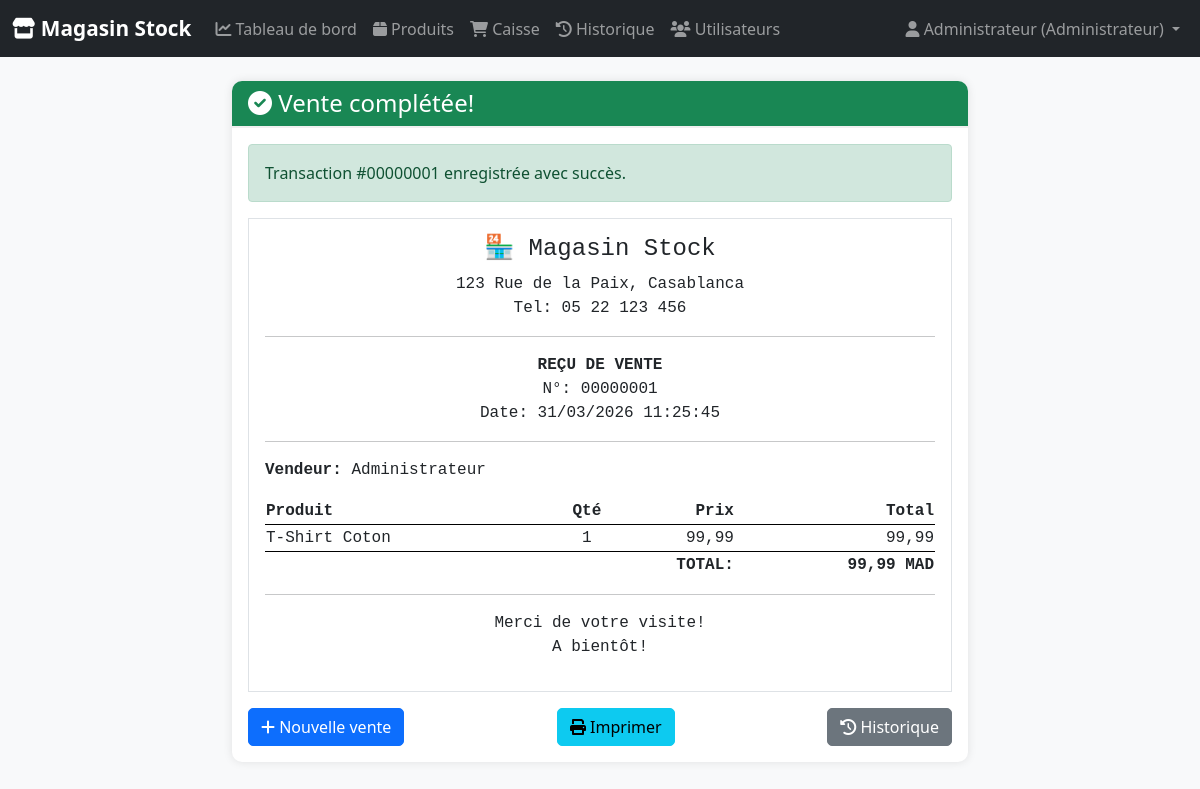
The app's page /index.php?controller=sale&action=receipt&id=1 (signed in) with its own data.
### tables this page shows
CREATE TABLE `sales` (
  `id` int(11) NOT NULL,
  `user_id` int(11) NOT NULL,
  `total_amount` decimal(10,2) NOT NULL,
  `created_at` timestamp NOT NULL DEFAULT current_timestamp()
);

CREATE TABLE `users` (
  `id` int(11) NOT NULL,
  `username` varchar(50) NOT NULL,
  `email` varchar(100) NOT NULL,
  `password` varchar(255) NOT NULL,
  `role` enum('admin','seller','supplier') DEFAULT 'seller',
  `full_name` varchar(100) NOT NULL,
  `supplier_id` int(11) DEFAULT NULL COMMENT 'Linked supplier (role supplier only)',
  `created_at` timestamp NOT NULL DEFAULT current_timestamp()
);

CREATE TABLE `sale_items` (
  `id` int(11) NOT NULL,
  `sale_id` int(11) NOT NULL,
  `product_id` int(11) NOT NULL,
  `quantity` int(11) NOT NULL,
  `unit_price` decimal(10,2) NOT NULL,
  `subtotal` decimal(10,2) NOT NULL
);

CREATE TABLE `products` (
  `id` int(11) NOT NULL,
  `name` varchar(100) NOT NULL,
  `description` text DEFAULT NULL,
  `purchase_price` decimal(10,2) NOT NULL,
  `selling_price` decimal(10,2) NOT NULL,
  `quantity` int(11) NOT NULL DEFAULT 0,
  `alert_threshold` int(11) NOT NULL DEFAULT 5,
  `category_id` int(11) DEFAULT NULL,
  `supplier_id` int(11) DEFAULT NULL,
  `created_at` timestamp NOT NULL DEFAULT current_timestamp(),
  `updated_at` timestamp NOT NULL DEFAULT current_timestamp() ON UPDATE current_timestamp()
);

### controllers/SaleController.php (called while the page is built, shortened)
<?php
require_once "Controller.php";
class SaleController extends Controller {
    public function receipt() {
        $sale_id = $_GET['id'] ?? null;
        $saleModel = new Sale($this->db);
        $sale = $saleModel->getSaleById($sale_id);
        $items = $saleModel->getSaleDetails($sale_id);
        $this->render("sales/receipt", [
            'sale' => $sale,
            'items' => $items
        ]);
    }
}
?>

### models/Sale.php (called while the page is built, shortened)
<?php
class Sale {
    private $conn;
    private $table_name = "sales";
    public function __construct($db) {
        $this->conn = $db;
    }
    public function getSaleById($id) {
        $query = "SELECT s.*, u.username, u.full_name as cashier_name
                  FROM " . $this->table_name . " s
                  LEFT JOIN users u ON s.user_id = u.id
                  WHERE s.id = :id LIMIT 1";
        $stmt = $this->conn->prepare($query);
        $stmt->bindParam(":id", $id);
        $stmt->execute();
        return $stmt->fetch(PDO::FETCH_ASSOC);
    }
    public function getSaleDetails($sale_id) {
        $query = "SELECT si.*, p.name as product_name
                  FROM sale_items si
                  LEFT JOIN products p ON si.product_id = p.id
                  WHERE si.sale_id = :sale_id";
        $stmt = $this->conn->prepare($query);
        $stmt->bindParam(":sale_id", $sale_id);
        $stmt->execute();
        return $stmt->fetchAll(PDO::FETCH_ASSOC);
    }
}
?>

### views/sales/receipt.php (the view, shortened to what this page needs)
<div class="row">
    <div class="col-md-8 mx-auto">
        <div class="card">
            <div class="card-header bg-success text-white">
                <h4 class="mb-0">
                    <i class="fas fa-check-circle"></i> Vente complétée!
                </h4>
            </div>
            <div class="card-body">
                <div class="alert alert-success">
                    Transaction #<?php echo str_pad($sale['id'], 8, '0', STR_PAD_LEFT); ?> enregistrée avec succès.
                </div>
                <div class="receipt-container border p-3 mb-3" id="receipt" style="font-family: monospace;">
                    <div class="text-center">
                        <h4>🏪 Magasin Stock</h4>
                        <p>123 Rue de la Paix, Casablanca<br>Tel: 05 22 123 456</p>
                        <hr>
                        <strong>REÇU DE VENTE</strong><br>
                        N°: <?php echo str_pad($sale['id'], 8, '0', STR_PAD_LEFT); ?><br>
                        Date: <?php echo date('d/m/Y H:i:s', strtotime($sale['created_at'])); ?>
                        <hr>
                    </div>
                    <p><strong>Vendeur:</strong> <?php echo htmlspecialchars($sale['cashier_name']); ?></p>
                    <table style="width: 100%; border-collapse: collapse;">
                        <thead>
                            <tr style="border-bottom: 1px solid #000;">
                                <th style="text-align: left;">Produit</th>
                                <th style="text-align: center;">Qté</th>
                                <th style="text-align: right;">Prix</th>
                                <th style="text-align: right;">Total</th>
                            </tr>
                        </thead>
                        <tbody>
                            <?php foreach ($items as $item): ?>
                            <tr>
                                <td style="text-align: left;"><?php echo htmlspecialchars($item['product_name']); ?></td>
                                <td style="text-align: center;"><?php echo $item['quantity']; ?></td>
                                <td style="text-align: right;"><?php echo number_format($item['unit_price'], 2, ',', ' '); ?></td>
                                <td style="text-align: right;"><?php echo number_format($item['subtotal'], 2, ',', ' '); ?></td>
                            </tr>
                            <?php endforeach; ?>
                        </tbody>
                        <tfoot>
                            <tr style="border-top: 1px solid #000;">
                                <td colspan="3" style="text-align: right;"><strong>TOTAL:</strong></td>
                                <td style="text-align: right;"><strong><?php echo number_format($sale['total_amount'], 2, ',', ' '); ?> MAD</strong></td>
                            </tr>
                        </tfoot>
                    </table>
                    <div class="text-center mt-3">
                        <hr>
                        <p>Merci de votre visite!<br>A bientôt!</p>
                    </div>
                </div>
                <div class="d-flex justify-content-between">
                    <a href="index.php?controller=sale&action=pos" class="btn btn-primary">
                        <i class="fas fa-plus"></i> Nouvelle vente
                    </a>
                    <button onclick="window.print()" class="btn btn-info">
                        <i class="fas fa-print"></i> Imprimer
                    </button>
                    <a href="index.php?controller=sale&action=history" class="btn btn-secondary">
                        <i class="fas fa-history"></i> Historique
                    </a>
                </div>
            </div>
        </div>
    </div>
</div>

### views/layouts/main.php (style rules this page uses)
body { background-color: #f8f9fa; font-family: 'Segoe UI', Tahoma, Geneva, Verdana, sans-serif; }
.card { border: none; box-shadow: 0 0 10px rgba(0,0,0,0.1); margin-bottom: 20px; border-radius: 10px; }
.card-header { background-color: #fff; border-bottom: 2px solid #f0f0f0; font-weight: bold; border-radius: 10px 10px 0 0 !important; }
.btn { border-radius: 5px; }

### records on screen
sales: id "00000001", created_at "31/03/2026 11:25:45", user.full_name "Administrateur", total_amount "99,99"
sale_items: product.name "T-Shirt Coton", quantity "1", unit_price "99,99", subtotal "99,99"

### other values on screen
$_SESSION['user_name'] "Administrateur"
$roleLabel "Administrateur"
